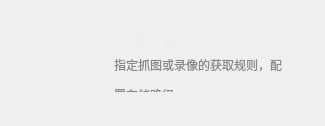
<?xml version="1.0" encoding="UTF-8"?>
<ui version="4.0">
 <class>commonPageWgt</class>
 <widget class="QWidget" name="commonPageWgt">
  <property name="geometry">
   <rect>
    <x>0</x>
    <y>0</y>
    <width>325</width>
    <height>126</height>
   </rect>
  </property>
  <property name="minimumSize">
   <size>
    <width>325</width>
    <height>126</height>
   </size>
  </property>
  <property name="windowTitle">
   <string>Form</string>
  </property>
  <layout class="QHBoxLayout" name="horizontalLayout">
   <property name="spacing">
    <number>0</number>
   </property>
   <property name="leftMargin">
    <number>0</number>
   </property>
   <property name="topMargin">
    <number>0</number>
   </property>
   <property name="rightMargin">
    <number>0</number>
   </property>
   <property name="bottomMargin">
    <number>0</number>
   </property>
   <item>
    <widget class="QWidget" name="widget" native="true">
     <property name="styleSheet">
      <string notr="true">#widget{
border-radius:3px;
}
#widget:hover{
background:rgba(255,255,255,0.02);
}</string>
     </property>
     <layout class="QHBoxLayout" name="horizontalLayout_3">
      <property name="leftMargin">
       <number>30</number>
      </property>
      <property name="topMargin">
       <number>30</number>
      </property>
      <property name="rightMargin">
       <number>28</number>
      </property>
      <property name="bottomMargin">
       <number>34</number>
      </property>
      <item>
       <layout class="QHBoxLayout" name="horizontalLayout_2">
        <property name="spacing">
         <number>20</number>
        </property>
        <item>
         <widget class="QLabel" name="label">
          <property name="minimumSize">
           <size>
            <width>64</width>
            <height>64</height>
           </size>
          </property>
          <property name="maximumSize">
           <size>
            <width>64</width>
            <height>64</height>
           </size>
          </property>
          <property name="styleSheet">
           <string notr="true"/>
          </property>
          <property name="text">
           <string/>
          </property>
          <property name="alignment">
           <set>Qt::AlignCenter</set>
          </property>
         </widget>
        </item>
        <item>
         <widget class="QWidget" name="widget_2" native="true">
          <layout class="QVBoxLayout" name="verticalLayout">
           <property name="spacing">
            <number>6</number>
           </property>
           <property name="leftMargin">
            <number>0</number>
           </property>
           <property name="topMargin">
            <number>0</number>
           </property>
           <property name="rightMargin">
            <number>0</number>
           </property>
           <property name="bottomMargin">
            <number>0</number>
           </property>
           <item>
            <widget class="QLabel" name="tittleLabel_">
             <property name="minimumSize">
              <size>
               <width>108</width>
               <height>20</height>
              </size>
             </property>
             <property name="maximumSize">
              <size>
               <width>108</width>
               <height>20</height>
              </size>
             </property>
             <property name="styleSheet">
              <string notr="true">#tittleLabel_{
font-family:&quot;微软雅黑&quot;;
font-size:16px;
color:#eeeeee;
line-height:20px;
text-align:left;
}
</string>
             </property>
             <property name="text">
              <string>存储计划</string>
             </property>
            </widget>
           </item>
           <item>
            <widget class="QLabel" name="contentLabel_">
             <property name="minimumSize">
              <size>
               <width>183</width>
               <height>36</height>
              </size>
             </property>
             <property name="maximumSize">
              <size>
               <width>183</width>
               <height>36</height>
              </size>
             </property>
             <property name="styleSheet">
              <string notr="true">#contentLabel_{
font-family:&quot;微软雅黑&quot;;
font-size:12px;
color:#868989;
line-height:18px;
text-align:left;
}</string>
             </property>
             <property name="text">
              <string>&lt;html&gt;&lt;head/&gt;&lt;body&gt;&lt;p&gt;指定抓图或录像的获取规则，配&lt;/p&gt;&lt;p&gt;置存储路径&lt;/p&gt;&lt;/body&gt;&lt;/html&gt;</string>
             </property>
             <property name="wordWrap">
              <bool>true</bool>
             </property>
            </widget>
           </item>
          </layout>
         </widget>
        </item>
       </layout>
      </item>
     </layout>
    </widget>
   </item>
  </layout>
 </widget>
 <resources/>
 <connections/>
</ui>
